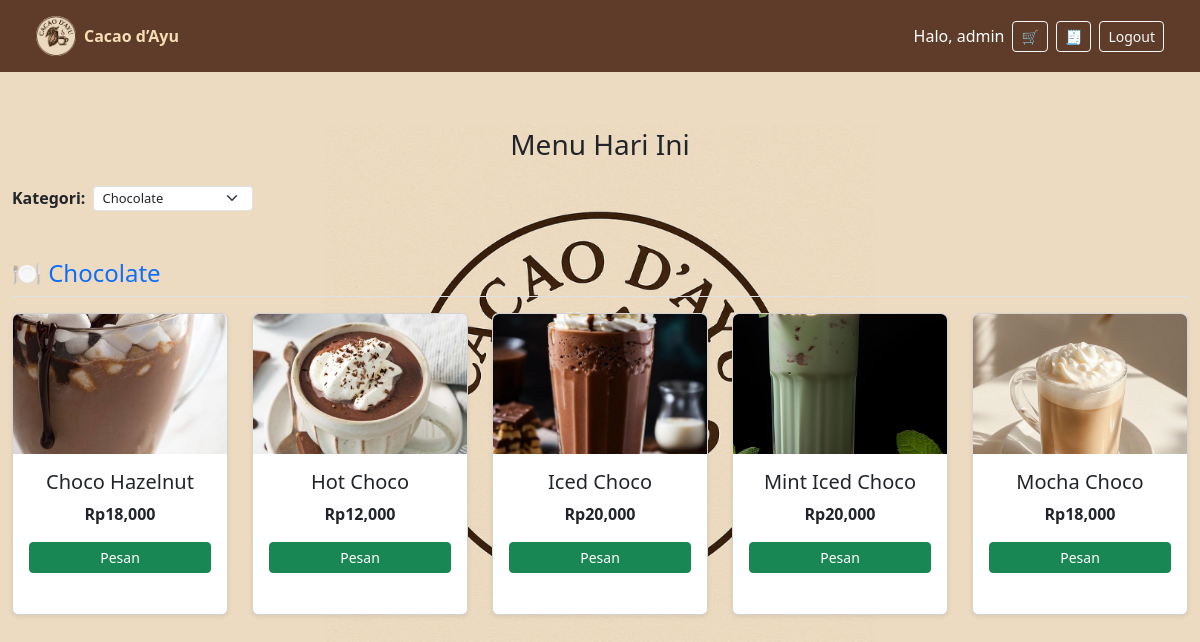
/home.php?kategori=1 (signed in), run on the app's committed database.
### tables this page shows
CREATE TABLE `products` (
  `id` int(11) NOT NULL,
  `name` varchar(100) DEFAULT NULL,
  `price` int(11) DEFAULT NULL,
  `category_id` int(11) DEFAULT NULL,
  `image` varchar(100) DEFAULT NULL
);

CREATE TABLE `categories` (
  `id` int(11) NOT NULL,
  `name` varchar(50) DEFAULT NULL
);

### src/home.php (the view, shortened to what this page needs)
<?php
include 'koneksi.php';
$filter = "";
if (isset($_GET['kategori']) && $_GET['kategori'] != '') {
  $id_kat = (int)$_GET['kategori'];
  $filter = "WHERE products.category_id = $id_kat";
}
$produk = mysqli_query($conn, "SELECT products.*, categories.name AS category FROM products JOIN categories ON products.category_id = categories.id $filter ORDER BY categories.name, products.name");
?>
<!DOCTYPE html>
<html lang="id">
<head>
  <link href="https://cdn.jsdelivr.net/npm/bootstrap@5.3.0/dist/css/bootstrap.min.css" rel="stylesheet">
</head>
<body>
<?php include 'navbar_user.php'; ?>
<div class="container-md py-4 mt-4" style="max-width: 1200px;">
  <h3 class="text-center mb-4">Menu Hari Ini</h3>
  <div class="mb-3">
    <form method="get" class="d-flex flex-wrap align-items-center gap-2">
      <label for="kategori" class="fw-semibold mb-0">Kategori:</label>
      <select name="kategori" onchange="this.form.submit()" id="kategori" class="form-select form-select-sm">
        <?php
        $kategoriList = mysqli_query($conn, "SELECT * FROM categories ORDER BY name");
        while ($kat = mysqli_fetch_assoc($kategoriList)) {
          $selected = isset($_GET['kategori']) && $_GET['kategori'] == $kat['id'] ? 'selected' : '';
          echo "<option value='{$kat['id']}' $selected>{$kat['name']}</option>";
        }
        ?>
      </select>
    </form>
  </div>
  <?php
  $current_kategori = '';
  while ($p = mysqli_fetch_assoc($produk)) {
    if ($current_kategori != $p['category']) {
      $current_kategori = $p['category'];
      echo "<h4 class='mt-5 mb-3 text-primary border-bottom pb-2'>🍽️ {$current_kategori}</h4><div class='row row-cols-2 row-cols-sm-3 row-cols-md-4 row-cols-lg-5 g-4'>";
    }
    ?>
    <div class="col">
      <div class="card h-100 shadow-sm text-center">
        <img src="uploads/<?= $p['image'] ?>" class="card-img-top">
        <div class="card-body">
          <h5 class="card-title"><?= $p['name'] ?></h5>
          <p class="fw-bold">Rp<?= number_format($p['price']) ?></p>
          <button class="btn btn-success btn-sm pesan-btn w-100" data-id="<?= $p['id'] ?>">Pesan</button>
        </div>
      </div>
    </div>
  <?php } ?>
  </div>
</div>
</body>
</html>

### src/home.php (style rules this page uses)
body { margin: 0; background-color: #fefefe; font-family: 'Segoe UI', sans-serif; }
.card-img-top { height: 140px; object-fit: cover; border-radius: 6px 6px 0 0; }
.card-body { min-height: 160px; }
select.form-select-sm { font-size: 13px; padding: 4px 8px; line-height: 1.2; height: auto; max-width: 160px; appearance: none; -webkit-appearance: none; -moz-appearance: none; }

### src/navbar_user.php (style rules this page uses)
body { background: url('uploads/logo.png') no-repeat center center fixed; background-size: cover; margin: 0; }

### data on the page
products: category.name "Chocolate", image (picture), name "Choco Hazelnut", price "18,000"
products: image (picture), name "Hot Choco", price "12,000"
products: image (picture), name "Iced Choco", price "20,000"
products: image (picture), name "Mint Iced Choco", price "20,000"
products: image (picture), name "Mocha Choco", price "18,000"

### other printed values
$_SESSION['user']['username'] "admin"
form field kategori "Chocolate"
